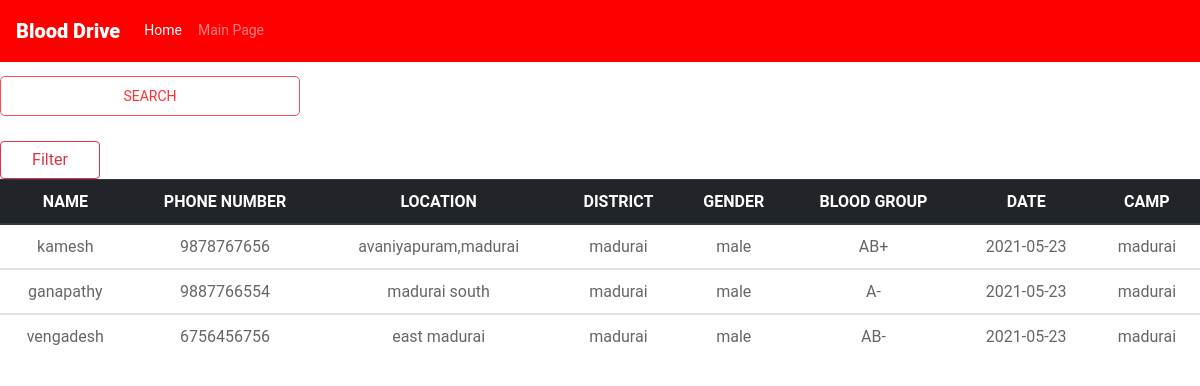
Screenshot of /campdonors.php with the database file from the repository.
### tables this page shows
CREATE TABLE `camp_donors` (
  `id` int(255) NOT NULL,
  `name` varchar(25) NOT NULL,
  `phone_number` bigint(10) NOT NULL,
  `location` varchar(50) NOT NULL,
  `district` varchar(25) NOT NULL,
  `gender` enum('male','female','transgender') NOT NULL,
  `bloodgroup` enum('A+','B+','AB+','O+','A-','B-','AB-','O-') NOT NULL,
  `date` date NOT NULL,
  `camp` varchar(25) NOT NULL
);

### campdonors.php (the view, shortened to what this page needs)
<?php include('header.php'); ?>
<?php
if(isset($_POST['search']))
{
    $valueToSearch = $_POST['valueToSearch'];
    $query = "SELECT * FROM `camp_donors` WHERE CONCAT(`name`, `phone_number`, `location`, `district`,`gender`,`bloodgroup`,`date`,`camp`) LIKE '%".$valueToSearch."%'";
    $search_result = filterTable($query);
}
 else {
    $query = "SELECT * FROM `camp_donors`";
    $search_result = filterTable($query);
}
function filterTable($query)
{
    include 'db.php';
    $filter_Result = mysqli_query($con, $query);
    return $filter_Result;
}
?>
<!DOCTYPE html>
<html>
    <head>
    </head>
    <body>
    <nav class="navbar navbar-expand-md navbar-dark fixed-top" style="background-color:red;">
    <a class="navbar-brand" style="color:#fff;font-weight:900;"><span class="title">Blood Drive</span></a>
        <div class="navbar-collapse collapse" id="navbarCollapse">
          <ul class="navbar-nav mr-auto">
                <li class="nav-item active">
                 <a class="nav-link" href="#">Home</a>
                </li>
                <li class="nav-item">
                 <a class="nav-link" href="admin.php"> Main Page</a>
                </li>
          </ul>
        </div>
      </nav>
        <br><br><br>
        <form action="campdonors.php" method="post">
            <input class="mr-sm-2 " type="text" name="valueToSearch" placeholder="SEARCH"><br><br>
            <input class="btn btn-outline-danger my-2 my-sm-0" type="submit" name="search" value="Filter">
            <table class="table">
              <thead class="thead-dark">
                <tr>
                    <th>NAME</th>
                    <th>PHONE NUMBER</th>
                    <th>LOCATION</th>
                    <th>DISTRICT</th>
                    <th>GENDER</th>
                    <th>BLOOD GROUP</th>
                    <th>DATE</th>
                    <th>CAMP</th>
                </tr>
            </thead>
                <?php while($row = mysqli_fetch_array($search_result)):?>
                  <tbody>
                <tr>
                    <td><?php echo $row['name'];?></td>
                    <td><?php echo $row['phone_number'];?></td>
                    <td><?php echo $row['location'];?></td>
                    <td><?php echo $row['district'];?></td>
                    <td><?php echo $row['gender'];?></td>
                    <td><?php echo $row['bloodgroup'];?></td>
                    <td><?php echo $row['date'];?></td>
                    <td><?php echo $row['camp'];?></td>
                </tr>
                </tbody>
                <?php endwhile;?>
            </table>
        </form>
    </body>
</html>

### css/style.css (style rules this page uses)
* { box-sizing: border-box !important; }
html { scroll-behavior: smooth; }
body { color: #666666; font-size: 14px; font-family: 'Roboto', sans-serif; line-height: 1.80857; font-weight: normal; }
a { color: #1f1f1f; text-decoration: none !important; outline: none !important; -webkit-transition: all .3s ease-in-out; -moz-transition: all .3s ease-in-out; -ms-transition: all .3s ease-in-out; -o-transition: all .3s ease-in-out; transition: all .3s ease-in-out; }
*, *::after, *::before { -webkit-box-sizing: border-box; -moz-box-sizing: border-box; box-sizing: border-box; }
ul, li, ol { margin: 0px; padding: 0px; list-style: none; }
a { color: #222222; text-decoration: none; outline: none !important; }
a, .btn { text-decoration: none !important; outline: none !important; -webkit-transition: all .3s ease-in-out; -moz-transition: all .3s ease-in-out; -ms-transition: all .3s ease-in-out; -o-transition: all .3s ease-in-out; transition: all .3s ease-in-out; }

### campdonors.php (style rules this page uses)
table { text-align:center; }
.btn { width:100px; margin:auto; }
input[type="text"] { width:300px; margin:auto; border-radius:5px; box-sizing:border-box; border:1px solid #ff4d4d; height:40px; }
::placeholder { color:#ff3333; text-align:center; }

### rows the page displays
camp_donors: name "kamesh", phone_number "9878767656", location "avaniyapuram,madurai", district "madurai", gender "male", bloodgroup "AB+", date "2021-05-23", camp "madurai"
camp_donors: name "ganapathy", phone_number "9887766554", location "madurai south", district "madurai", gender "male", bloodgroup "A-", date "2021-05-23", camp "madurai"
camp_donors: name "vengadesh", phone_number "6756456756", location "east madurai", district "madurai", gender "male", bloodgroup "AB-", date "2021-05-23", camp "madurai"
